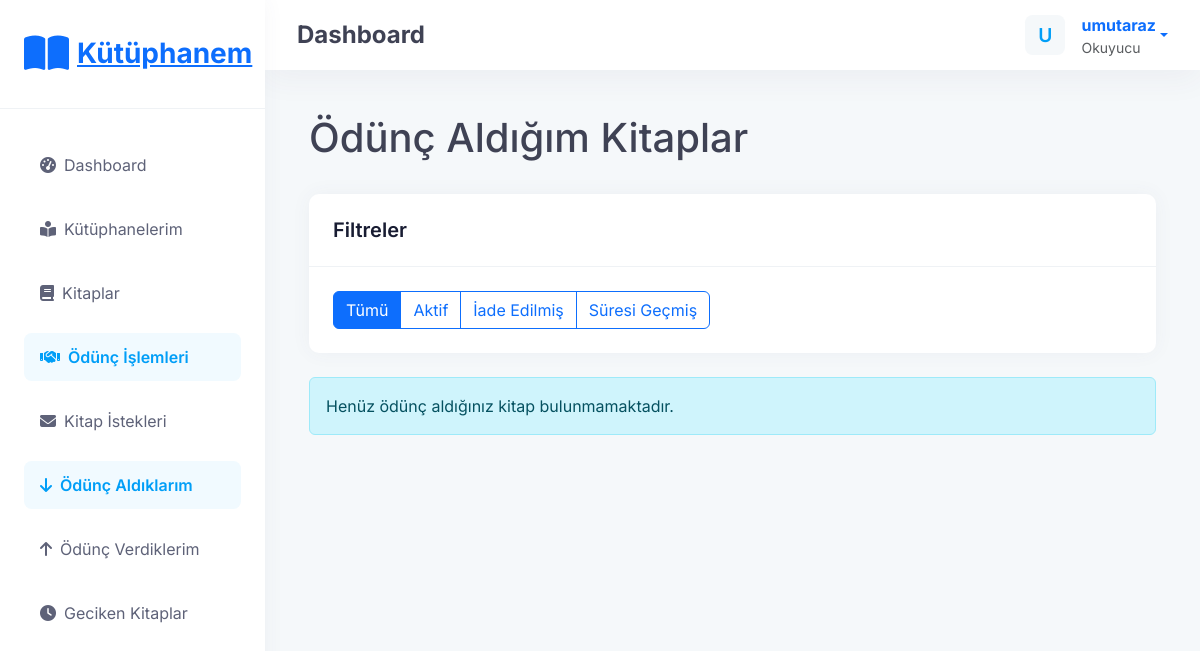
The app's page /loans/borrowed/ (signed in), older data.
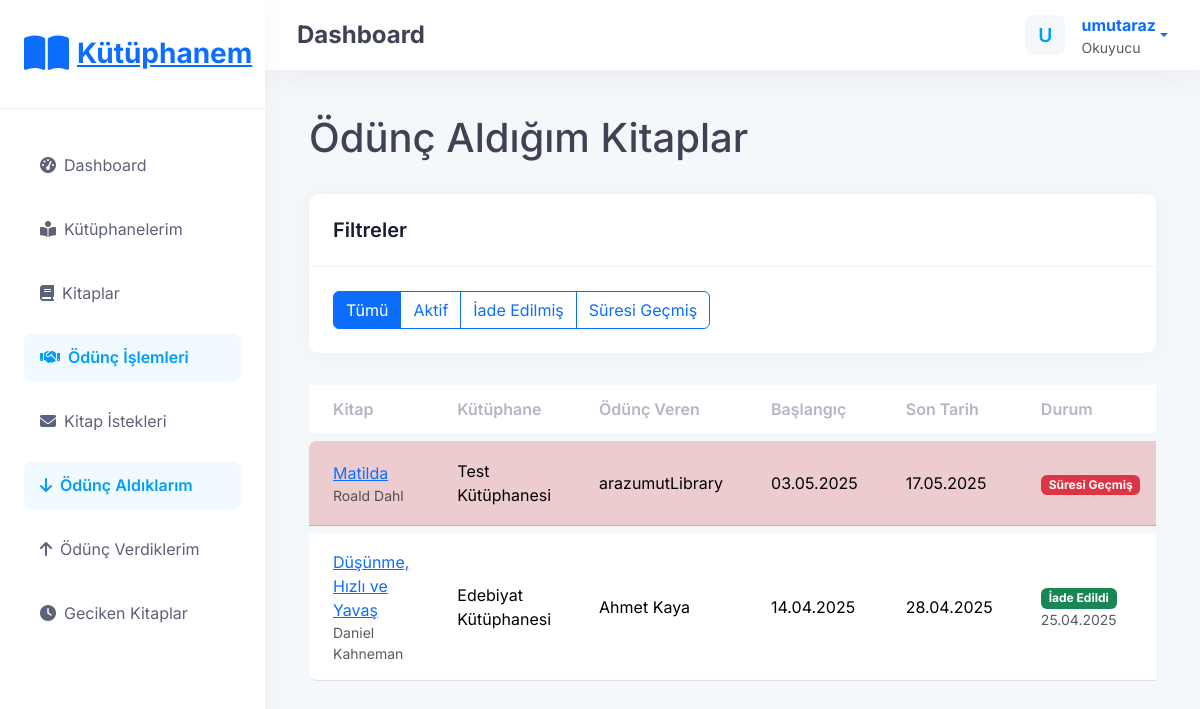
The same page, newer data.
### loans/models.py (models this page shows, shortened)
class Loan(models.Model):
    book = models.ForeignKey(
        Book,
        on_delete=models.CASCADE,
        related_name='loans',
        verbose_name="Kitap"
    )
    borrower = models.ForeignKey(
        settings.AUTH_USER_MODEL,
        on_delete=models.CASCADE,
        related_name='borrowed_books',
        verbose_name="Ödünç Alan"
    )
    lender = models.ForeignKey(
        settings.AUTH_USER_MODEL,
        on_delete=models.CASCADE,
        related_name='lent_books',
        verbose_name="Ödünç Veren"
    )
    start_date = models.DateTimeField(default=timezone.now, verbose_name="Başlangıç Tarihi")
    due_date = models.DateTimeField(verbose_name="Son Tarih")
    returned_date = models.DateTimeField(blank=True, null=True, verbose_name="İade Tarihi")
    notes = models.TextField(blank=True, null=True, verbose_name="Notlar")
    class Meta:
        verbose_name = "Ödünç"
        verbose_name_plural = "Ödünçler"
        ordering = ['-start_date']
    @property
    def is_returned(self):
        return self.returned_date is not None
    @property
    def is_overdue(self):
        if self.is_returned:
            return False
        return timezone.now() > self.due_date

### books/models.py (models this page shows, shortened)
class Book(models.Model):
    title = models.CharField(max_length=255, verbose_name="Kitap Adı")
    author = models.CharField(max_length=255, verbose_name="Yazar")
    isbn = models.CharField(max_length=13, blank=True, null=True, verbose_name="ISBN")
    library = models.ForeignKey(
        Library,
        on_delete=models.CASCADE,
        related_name='books',
        verbose_name="Kütüphane"
    )
    is_available = models.BooleanField(default=True, verbose_name="Uygunluk Durumu")
    cover_image = models.ImageField(upload_to='book_covers/', blank=True, null=True, verbose_name="Kapak Resmi")
    description = models.TextField(blank=True, null=True, verbose_name="Açıklama")
    created_at = models.DateTimeField(auto_now_add=True, verbose_name="Eklenme Tarihi")
    updated_at = models.DateTimeField(auto_now=True, verbose_name="Güncellenme Tarihi")
    class Meta:
        verbose_name = "Kitap"
        verbose_name_plural = "Kitaplar"
        ordering = ['title']

### libraries/models.py (models this page shows, shortened)
class Library(models.Model):
    name = models.CharField(max_length=255, verbose_name="Kütüphane Adı")
    description = models.TextField(blank=True, null=True, verbose_name="Açıklama")
    owner = models.ForeignKey(
        settings.AUTH_USER_MODEL,
        on_delete=models.CASCADE,
        related_name='libraries',
        verbose_name="Sahip"
    )
    created_at = models.DateTimeField(auto_now_add=True, verbose_name="Oluşturulma Tarihi")
    updated_at = models.DateTimeField(auto_now=True, verbose_name="Güncellenme Tarihi")
    class Meta:
        verbose_name = "Kütüphane"
        verbose_name_plural = "Kütüphaneler"
        ordering = ['-created_at']

### accounts/models.py (models this page shows, shortened)
class CustomUser(AbstractUser):
    SUPER_ADMIN = 'SUPER_ADMIN'
    LIBRARY_ADMIN = 'LIBRARY_ADMIN'
    READER = 'READER'
    USER_TYPE_CHOICES = [
        (SUPER_ADMIN, 'Süper Admin'),
        (LIBRARY_ADMIN, 'Kütüphane Yöneticisi'),
        (READER, 'Okuyucu'),
    ]
    user_type = models.CharField(
        max_length=20,
        choices=USER_TYPE_CHOICES,
        default=READER,
    )

### loans/views.py (the view)
# urls.py: path('borrowed/', views.borrowed_books, name='borrowed_books'),
@login_required
def borrowed_books(request):
    loans = Loan.objects.filter(borrower=request.user)
    status = request.GET.get('status')
    if status == 'active':
        loans = loans.filter(returned_date__isnull=True)
    elif status == 'returned':
        loans = loans.filter(returned_date__isnull=False)
    elif status == 'overdue':
        loans = loans.filter(returned_date__isnull=True, due_date__lt=timezone.now())
    return render(request, 'loans/borrowed_books.html', {'loans': loans})

### templates/loans/borrowed_books.html (shortened to what this page needs)
{% extends 'base.html' %}
{% block content %}
<div class="container my-4">
    <div class="d-flex justify-content-between align-items-center mb-4">
        <h1>Ödünç Aldığım Kitaplar</h1>
    </div>
    <div class="card mb-4">
        <div class="card-header">
            <h5 class="card-title mb-0">Filtreler</h5>
        </div>
        <div class="card-body">
            <div class="btn-group" role="group">
                <a href="{% url 'borrowed_books' %}" class="btn btn-outline-primary {% if not request.GET.status %}active{% endif %}">Tümü</a>
                <a href="{% url 'borrowed_books' %}?status=active" class="btn btn-outline-primary {% if request.GET.status == 'active' %}active{% endif %}">Aktif</a>
                <a href="{% url 'borrowed_books' %}?status=returned" class="btn btn-outline-primary {% if request.GET.status == 'returned' %}active{% endif %}">İade Edilmiş</a>
                <a href="{% url 'borrowed_books' %}?status=overdue" class="btn btn-outline-primary {% if request.GET.status == 'overdue' %}active{% endif %}">Süresi Geçmiş</a>
            </div>
        </div>
    </div>
    {% if loans %}
    <div class="table-responsive">
        <table class="table table-striped table-hover">
            <thead>
                <tr>
                    <th>Kitap</th>
                    <th>Kütüphane</th>
                    <th>Ödünç Veren</th>
                    <th>Başlangıç</th>
                    <th>Son Tarih</th>
                    <th>Durum</th>
                </tr>
            </thead>
            <tbody>
                {% for loan in loans %}
                <tr {% if loan.is_overdue %}class="table-danger"{% endif %}>
                    <td>
                        <a href="{% url 'book_detail' loan.book.pk %}">{{ loan.book.title }}</a>
                        <small class="text-muted d-block">{{ loan.book.author }}</small>
                    </td>
                    <td>{{ loan.book.library.name }}</td>
                    <td>{{ loan.lender.get_full_name|default:loan.lender.username }}</td>
                    <td>{{ loan.start_date|date:"d.m.Y" }}</td>
                    <td>{{ loan.due_date|date:"d.m.Y" }}</td>
                    <td>
                        {% if loan.is_returned %}
                        <span class="badge bg-success">İade Edildi</span>
                        <small class="d-block text-muted">{{ loan.returned_date|date:"d.m.Y" }}</small>
                        {% elif loan.is_overdue %}
                        <span class="badge bg-danger">Süresi Geçmiş</span>
                        {% else %}
                        <span class="badge bg-primary">Aktif</span>
                        {% endif %}
                    </td>
                </tr>
                {% endfor %}
            </tbody>
        </table>
    </div>
    {% else %}
    <div class="alert alert-info">
        Henüz ödünç aldığınız kitap bulunmamaktadır.
    </div>
    {% endif %}
</div>
{% endblock %}

Row changes from the older to the newer data that the page shows:
added Loan: book "Matilda", book.author "Roald Dahl", book.library.name "Test Kütüphanesi", lender.get_full_name "arazumutLibrary", start_date "03.05.2025", due_date "17.05.2025", shows "Süresi Geçmiş"
added Loan: book "Düşünme, Hızlı ve Yavaş", book.author "Daniel Kahneman", book.library.name "Edebiyat Kütüphanesi", lender.get_full_name "Ahmet Kaya", start_date "14.04.2025", due_date "28.04.2025", returned_date "25.04.2025"
Text that changed along with them:
text no longer shown: "Henüz ödünç aldığınız kitap bulunmamaktadır."
text now shown: "Kitap Kütüphane Ödünç Veren Başlangıç Son Tarih Durum"
